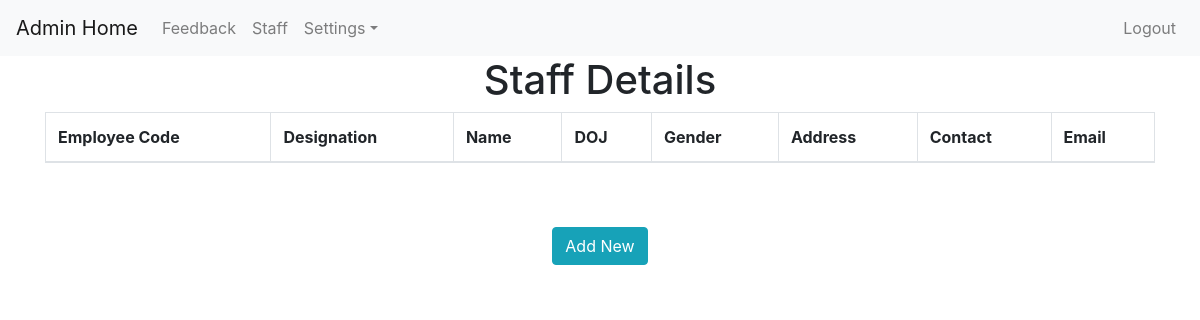
The app's page /admin_staff_details_view, older data.
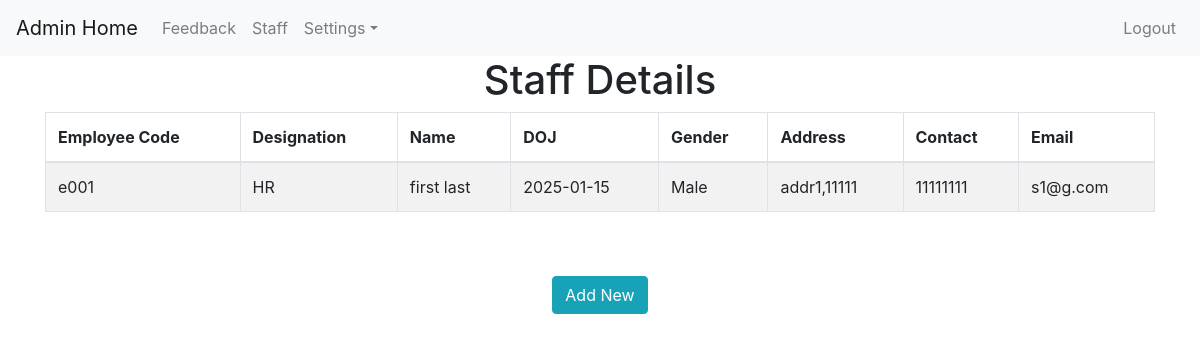
The same page, newer data.
### myapp/models.py (models this page shows)
class staff_details(models.Model):
    user_id = models.IntegerField()
    emp_code = models.CharField(max_length=20)
    fname = models.CharField(max_length=200)
    lname = models.CharField(max_length=200)
    gender = models.CharField(max_length=20)
    designation = models.CharField(max_length=50)
    addr = models.CharField(max_length=600)
    pin = models.CharField(max_length=10)
    contact = models.CharField(max_length=15)
    email = models.CharField(max_length=150)
    dt = models.CharField(max_length=25)
    status = models.CharField(max_length=20)

### myapp/views.py (the view)
# urls.py: path('admin_staff_details_view', views.admin_staff_details_view, name='admin_staff_details_view'),
def admin_staff_details_view(request):
    ul_l = user_login.objects.filter(u_type='staff')
    tm_l = []
    for u in ul_l:
        if u.id ==1:
            continue
        sd = staff_details.objects.filter(user_id=u.id).first()
        if sd:
            tm_l.append(sd)
    context = {'staff_list':tm_l,'type':'Staff Details'}
    return render(request, './myapp/admin_staff_details_view.html',context)

### myapp/templates/myapp/admin_staff_details_view.html (shortened to what this page needs)
{% extends 'myapp/admin_base.html' %}
{% load static %}
{% block body %}
<center>
   <h1>{{type}}</h1>
    <div class="container">
    <form role="form" name="frm" action="" method="post">
        <table class="table table-striped table-bordered">
            <thead>
            <tr>
                <th>Employee Code</th>
                <th>Designation</th>
                <th>Name</th>
                <th>DOJ</th>
                <th>Gender</th>
                <th>Address</th>
                <th>Contact</th>
                <th>Email</th>
            </tr>
            </thead>
            {% for f in staff_list %}
            <tbody>
            <tr>
                <td>{{ f.emp_code }}</td>
                <td>{{ f.designation }}</td>
                <td>{{ f.fname }} {{ f.lname }}</td>
                <td>{{ f.dt }}</td>
                <td>{{ f.gender }}</td>
                <td>{{ f.addr }},{{ f.pin }}</td>
                <td>{{ f.contact }}</td>
                <td>{{ f.email }}</td>
            </tr>
            {% endfor %}
        </table>
        <br>
        <br>
        <a class="btn btn-info" href="{% url 'admin_staff_details_add' %}">Add New</a>
    </form>
    </div>
</center>
{% endblock %}

### myapp/templates/myapp/admin_base.html (shortened to what this page needs)
<!doctype html>
<html lang="en">
  <head>
    <link rel="stylesheet" href="https://stackpath.bootstrapcdn.com/bootstrap/4.5.0/css/bootstrap.min.css">
  </head>
  <body {% block background %}{% endblock %}>
    <nav class="navbar navbar-expand-lg navbar-light bg-light">
    <a class="navbar-brand" href="{% url 'admin_home'%}">Admin Home</a>
    <div class="collapse navbar-collapse" id="navbarNavDropdown">
      <ul class="navbar-nav">
          <li class="nav-item">
          <a class="nav-link" href="{%url 'admin_staff_feedback_view'%}">Feedback</a>
        </li>
        <li class="nav-item">
          <a class="nav-link" href="{%url 'admin_staff_details_view'%}">Staff</a>
        </li>
        <li class="nav-item dropdown">
          <a class="nav-link dropdown-toggle" href="#" id="navbarDropdownMenuLink" role="button" data-toggle="dropdown">Settings</a>
        </li>
      </ul>
      <ul class="navbar-nav ml-auto">
        <li class="nav-item ">
          <a class="nav-link" href="{% url 'admin_logout'%}">Logout</a>
        </li>
      </ul>
    </div>
  </nav>
   {% block body %}{% endblock %}
  </body>
</html>

### myapp/templates/myapp/admin_base.html (style rules this page uses)
body { background-repeat: no-repeat; background-attachment: fixed; background-size: cover; }

Row changes from the older to the newer data that the page shows:
added staff_details: emp_code "e001", designation "HR", fname "first", lname "last", dt "2025-01-15", gender "Male", addr "addr1", pin "11111", contact "11111111", email "s1@g.com"
